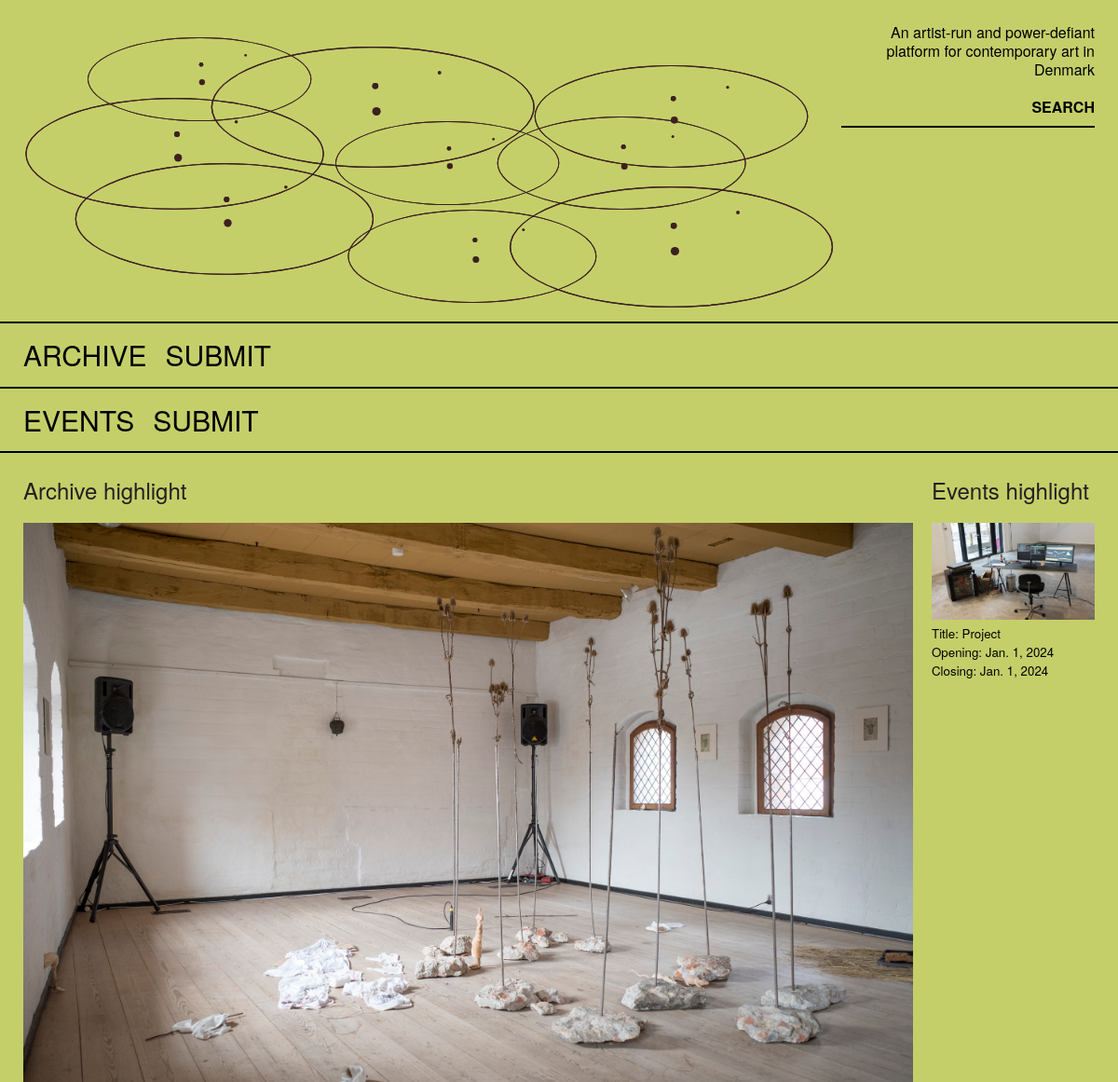
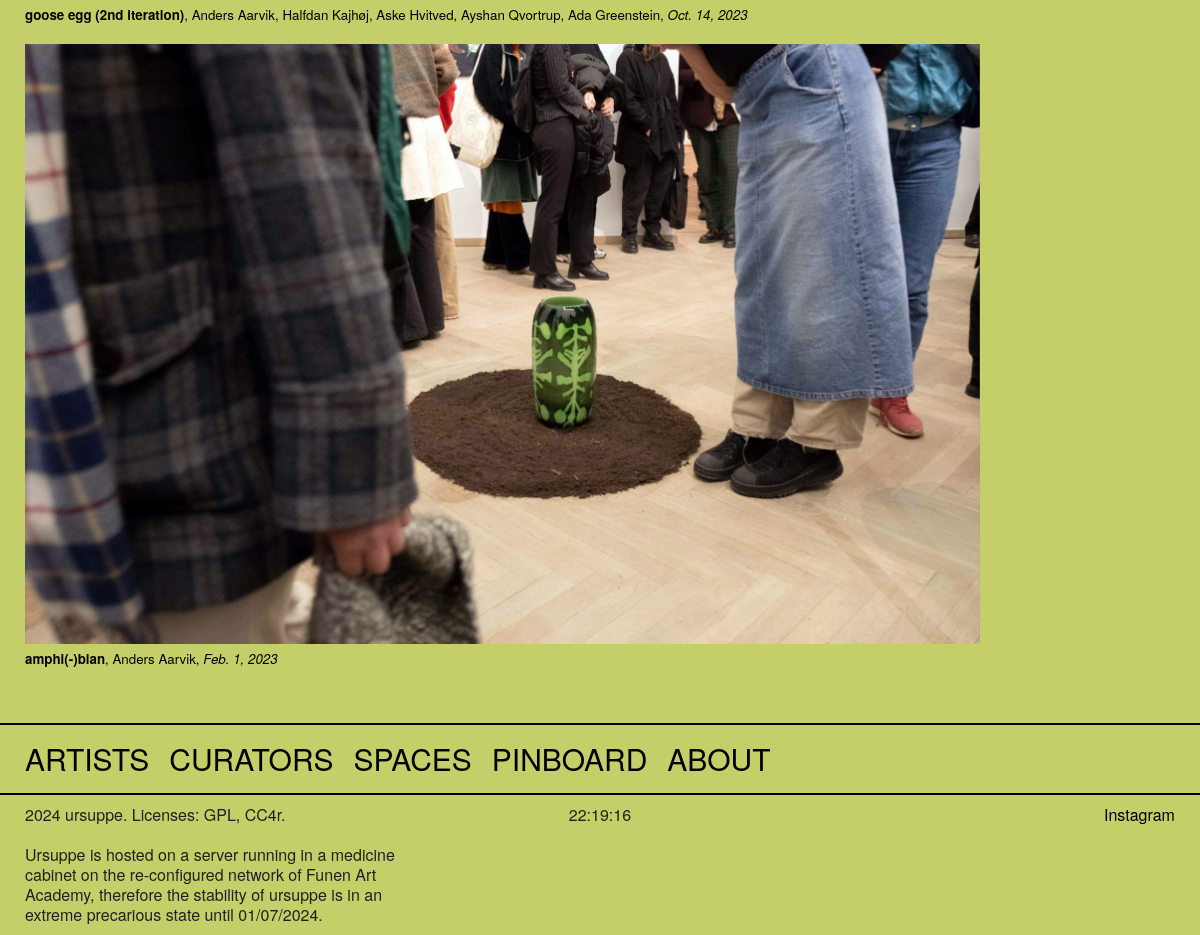
The page / on the database its author committed (2 pictures, top to bottom).
### ps_submission/models.py (models this page shows, shortened)
class ExhibitionSubmission(models.Model):
    project_title = models.CharField(
        max_length=255, verbose_name="Title", help_text="Required *", blank=False
    )
    subtitle = models.CharField(
        max_length=255, verbose_name="Subtitle", blank=True
    )
    event_type = models.CharField(
        verbose_name="Type",
        help_text="Required *",
        choices=[("Exhibition", "Exhibition"), ("Performance", "Performance"), ("Screening", "Screening"), ("Other", "Other")],
        default="Exhibition",
        max_length=500,
    )
    artists = models.CharField(
        max_length=255, verbose_name="Artist(s)", help_text="Required *", blank=False
    )
    curators = models.CharField(
        max_length=255, verbose_name="Curator(s)", help_text="Required *", blank=False
    )
    location = models.CharField(
        max_length=255, verbose_name="Location", help_text="Required *", blank=False
    )
    link_to_location = models.URLField(verbose_name="Link to Location", blank=True)
    exhibition_opening = models.DateField(
        verbose_name="Exhibition Opening", help_text="e.g., 14/10/2023<br/>Required *", blank=False
    )
    exhibition_end = models.DateField(
        verbose_name="Exhibition End", help_text="e.g., 16/10/2023<br/>Required *", blank=False
    )
    description = models.TextField(
        verbose_name="Text", help_text="Required *", blank=False
    )
    text_author = models.CharField(
        max_length=255, verbose_name="Text Author", help_text="Required *", blank=False
    )
    photographer = models.CharField(
        max_length=255, verbose_name="Photographer", help_text="Required *", blank=False
    )
    link_to_video = models.URLField(verbose_name="Link to Video", blank=True)
    social_media_info = models.TextField(verbose_name="Social Media Info", blank=True)
    email = models.EmailField(
        verbose_name="E-mail",
        help_text="Required *",
        validators=[EmailValidator(message="Enter a valid email address.")],
        blank=False,
    )
    consent_to_collect_info = models.BooleanField(
        verbose_name="Do you consent to having collected the submitted names, information, and e-mail?",
        help_text="Required *",
        choices=[(True, "Yes"), (False, "No")],
    )
    published = models.BooleanField(default=False, help_text='Check this box to publish')
    highlight = models.BooleanField(default=False, help_text='Check this box to highlight')
    slug = models.SlugField(max_length=255, unique=False, blank=True)

class ExhibitionImages(models.Model):
    exhibition = models.ForeignKey(
        ExhibitionSubmission, on_delete=models.CASCADE, related_name="images"
    )
    image = models.ImageField(
        upload_to=get_image_filename,
        verbose_name="Exhibition Image",
        validators=[validate_image_size, validate_image_extension]
    )
    caption = models.CharField(max_length=255, verbose_name='Image Caption', help_text='Caption for the image', blank=False)

### ps_calendar/models.py (models this page shows, shortened)
class CalendarSubmission(models.Model):
    project_title = models.CharField(
        max_length=255, verbose_name="Title", help_text="Required *", blank=False
    )
    subtitle = models.CharField(
        max_length=255, verbose_name="Subtitle", blank=True
    )
    artists = models.CharField(
        max_length=255, verbose_name="Artist(s)", help_text="Required *", blank=False
    )
    curators = models.CharField(
        max_length=255, verbose_name="Curator(s)", help_text="Required *", blank=False
    )
    location = models.CharField(
        max_length=255, verbose_name="Location", help_text="Required *", blank=False
    )
    link_to_location = models.URLField(verbose_name="Link to Location", blank=True)
    location_address = models.TextField(
        verbose_name="Location Address", help_text="Required *<br/><br/>Format:<br/>[street name] [street number], [town/city], [postcode], Denmark<br/><br/>Example:<br/>Halmtorvet 11D, København V, 1700, Denmark", blank=False
    )
    exhibition_opening = models.DateField(
        verbose_name="Exhibition Opening", help_text="eg. 2024-01-01 Required *", blank=False
    )
    exhibition_end = models.DateField(
        verbose_name="Exhibition End",  help_text="eg. 2024-01-02 Required *", blank=False
    )
    description = models.TextField(
        verbose_name="Text/Description/Press Release", help_text="Required *", blank=False
    )
    social_media_info = models.TextField(verbose_name="Social Media Info", blank=True)
    email = models.EmailField(
        verbose_name="E-mail",
        help_text="Required",
        validators=[EmailValidator(message="Enter a valid email address.")],
        blank=False,
    )
    consent_to_collect_info = models.BooleanField(
        verbose_name="Do you consent to having collected the submitted names, information, and e-mail?",
        help_text="Required *",
        choices=[(True, "Yes"), (False, "No")],
    )
    published = models.BooleanField(default=False, help_text='Check this box to publish')
    highlight = models.BooleanField(default=False, help_text='Check this box to highlight')
    slug = models.SlugField(max_length=255, unique=False, blank=True)

class CalendarImages(models.Model):
    calendar = models.ForeignKey(
        CalendarSubmission, on_delete=models.CASCADE, related_name="images"
    )
    image = models.ImageField(
        upload_to=get_image_filename,
        verbose_name="Event Image",
        validators=[validate_image_size, validate_image_extension]
    )
    caption = models.CharField(max_length=255, verbose_name='Image Caption', help_text='')

### primordialsoup/views.py (the view)
# urls.py: path('', highlights, name="highlights"),
def highlights(request):
    highlighted_submissions = ExhibitionSubmission.objects.filter(published=True, highlight=True).order_by('-exhibition_end')
    highlighted_event_submissions = CalendarSubmission.objects.filter(published=True)
    return render(request, 'highlights.html', {'highlighted_submissions': highlighted_submissions, 'highlighted_event_submissions': highlighted_event_submissions})

### primordialsoup/templates/highlights.html (shortened to what this page needs)
{% extends "base.html" %}
{% load static %}
{% block content %}
<div class="col-10">
    <h3>Archive highlight</h3>
    <br/>
    {% for submission in highlighted_submissions %}
    <a href="{% url 'exhibition_submission_detail' submission_id=submission.id submission_project_title=submission.slug %}">
        <div class="image-container-list">
            <img class="submission-image-list" src="{{ submission.images.all.0.image.url }}" alt="{{ submission.images.all.0.image.caption }}">
        </div>
        <small>
            <b>{{ submission.project_title }}</b>, {{ submission.artists }}, <i>{{ submission.exhibition_opening }}</i>
        </small>
    </a>
    <br/><br/>
    {% endfor %}
</div>
<div class="col-2">
    <h3>Events highlight</h3>
    <br/>
    {% for event_submission in highlighted_event_submissions %}
    <a href="">
        <div class="image-container-list">
            <img src="{{ event_submission.images.all.0.image.url }}">
            <small>
            Title: {{ event_submission.project_title }}<br/>
            Opening: {{ event_submission.exhibition_opening }}<br/>
            Closing: {{ event_submission.exhibition_end }}<br/>
            </small>
        </div>
    </a>
    {% endfor %}
</div>
{% endblock content %}

### primordialsoup/templates/base.html (shortened to what this page needs)
{% load static wagtailcore_tags wagtailuserbar %}
<!DOCTYPE html>
<html lang="en">
    <head>
        <link rel="stylesheet" type="text/css" href="{% static 'css/chota.css' %}">
	<link rel="stylesheet" type="text/css" href="{% static 'css/primordialsoup.css' %}">
    </head>
    <body onload="startTime()">
        <header class="row">
            <div class="col-9">
                     <a href="/">
                        <div class="rain-body">
                            <div class="rain-container">
                                    <div class="rain">
                                        <div class="particles">
                                            <div></div>
                                            <div></div>
                                            <div></div>
                                        </div>
                                    </div>
                                    <div class="rain">
                                        <div class="particles">
                                            <div></div>
                                            <div></div>
                                            <div></div>
                                        </div>
                                    </div>
                                    <div class="rain">
                                        <div class="particles">
                                            <div></div>
                                            <div></div>
                                            <div></div>
                                        </div>
                                    </div>
                                    <div class="rain">
                                        <div class="waves">
                                            <div></div>
                                            <div></div>
                                        </div>
                                        <div class="particles">
                                            <div></div>
                                            <div></div>
                                            <div></div>
                                        </div>
                                    </div>
                                    <div class="rain">
                                        <div class="particles">
                                            <div></div>
                                            <div></div>
                                            <div></div>
                                        </div>
                                    </div>
                                    <div class="rain">
                                        <div class="particles">
                                            <div></div>
                                            <div></div>
                                            <div></div>
                                        </div>
                                    </div>
                                    <div class="rain">
                                        <div class="waves">
                                            <div></div>
                                            <div></div>
                                        </div>
                                        <div class="particles">
                                            <div></div>
                                            <div></div>
                                            <div></div>
                                        </div>
                                    </div>
                                    <div class="rain">
                                        <div class="particles">
                                            <div></div>
                                            <div></div>
                                            <div></div>
                                        </div>
                                    </div>
                                    <div class="rain">
                                        <div class="waves">
                                            <div></div>
                                            <div></div>
                                        </div>
                                        <div class="particles">
                                            <div></div>
                                            <div></div>
                                            <div></div>
                                        </div>
                                    </div>
                            </div>
                        </div>
                     </a>
            </div>
            <div class="col-3 text-right">
                    <a href="/about"><p>An artist-run and power-defiant platform for contemporary art in Denmark</p></a>
                    <br/>
                    <a href="/search">
                        <p><b>SEARCH</b></p>
                        <hr/>
                    </a>
            </div>
        </header>
        <hr/>
        <nav class="row nav-left">
                <a href="{% url 'exhibition_list' %}">archive</a>
                <a href="{% url 'exhibition_submission_create' %}">submit</a>
        </nav>
        <hr/>
        <nav class="row nav-left">
                <a href="{% url 'event_list' %}">events</a>
                <a href="{% url 'calendar_submission_create' %}">submit</a>
        </nav>
        <hr/>
        <div class="row content">
        {% block content %}{% endblock %}
        </div>
        <hr/>
        <nav class="row nav-left">
                <a href="/artists">artists</a>
                <a href="/curators">curators</a>
                <a href="/spaces">spaces</a>
                <a href="/pinboard">pinboard</a>
                <a href="/about">about</a>
        </nav>
        <hr/>
        <footer class="row">
            <div class="col-4">
                2024 ursuppe. Licenses: GPL, CC4r.<br/><br/>
                Ursuppe is hosted on a server running in a medicine cabinet on the re-configured network of Funen Art Academy, therefore the stability of ursuppe is in an extreme precarious state until 01/07/2024.
            </div>
            <div class="col-4 text-center"><div id="time"></div></div>
            <div class="col-4 text-right">
                <a href="https://www.instagram.com/ursuppeeppusru/">Instagram</a>
            </div>
        </footer>
    </body>
</html>

### rows shown on the page
ExhibitionSubmission: images.all.0.image (picture), project_title "goose egg (2nd iteration)", artists "Anders Aarvik, Halfdan Kajhøj, Aske Hvitved, Ayshan Qvortrup, Ada Greenstein", exhibition_opening "Oct. 14, 2023"
ExhibitionSubmission: images.all.0.image (picture), project_title "amphi(-)bian", artists "Anders Aarvik", exhibition_opening "Feb. 1, 2023"
CalendarSubmission: images.all.0.image (picture), project_title "Project", exhibition_opening "Jan. 1, 2024", exhibition_end "Jan. 1, 2024"
